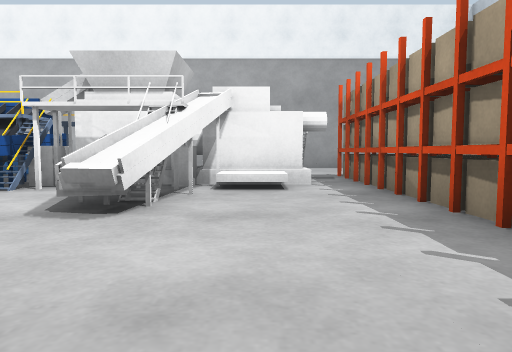
View 1 (above)

21 first-person views from a walk through a world built for the Gazebo simulator. The camera is 0.13 m above the floor, tilts 4° down and sees 70° across. The floor is counted in squares, 0.2 m on a side. Each view is taken from the middle of a square. On the plan, view 1 faces up. The plan holds only what a view shows up to about 11 squares ahead; the rest is blank. The place goes on beyond the plan.

View 2
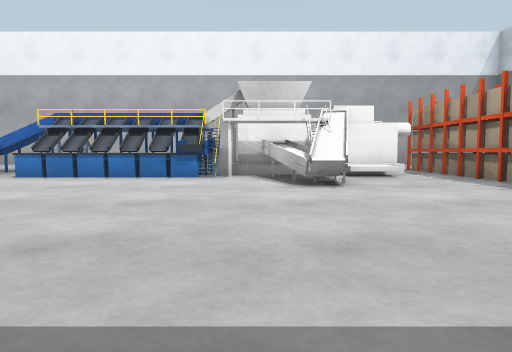

View 3
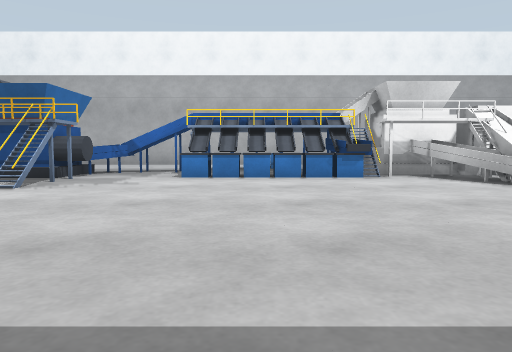

View 4
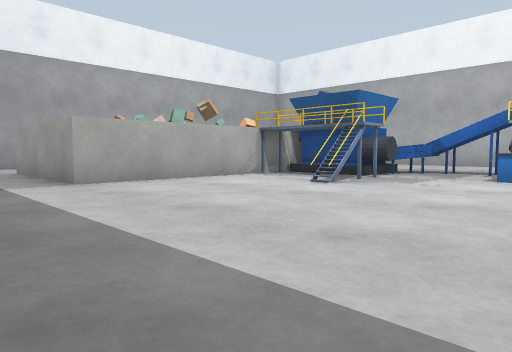

View 5
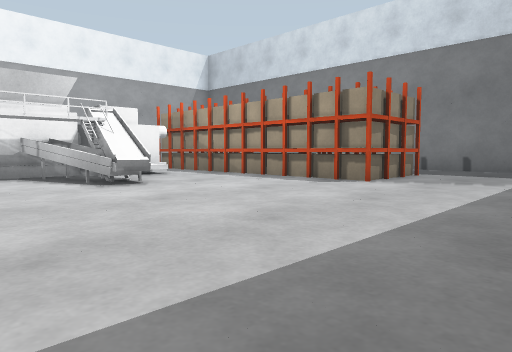

View 6
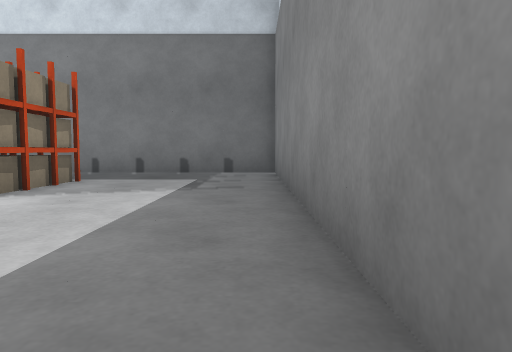

View 7
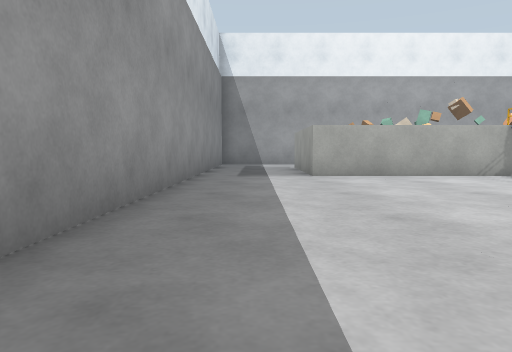

View 8
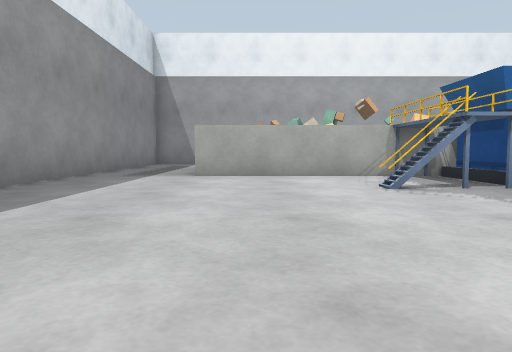

View 9
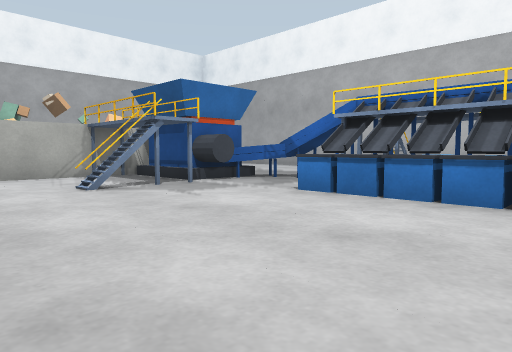

View 10
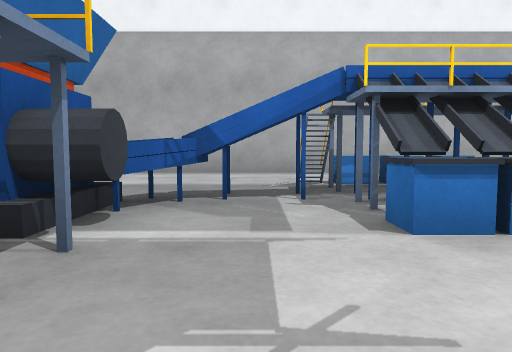

View 11
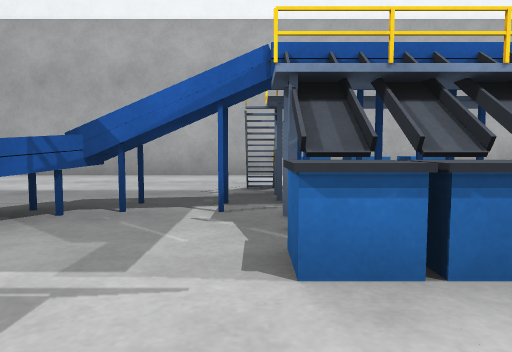

View 12
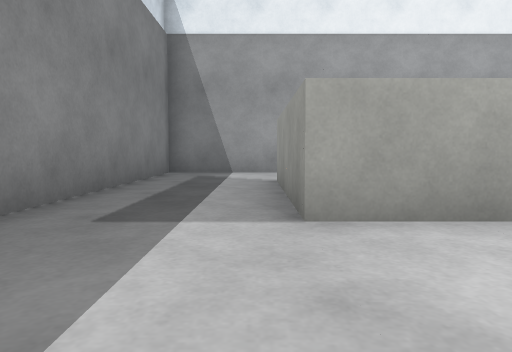

View 13
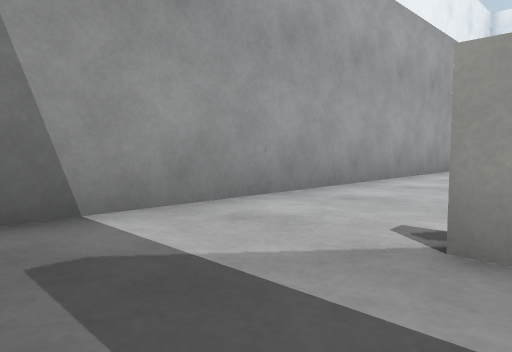

View 14
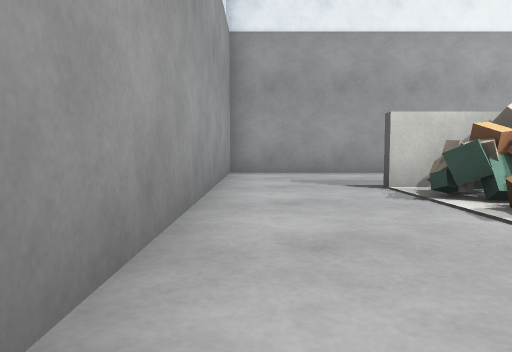

View 15
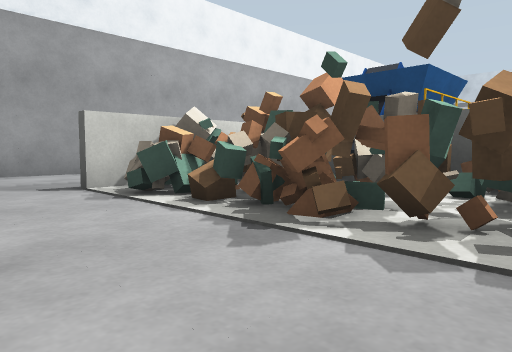

View 16
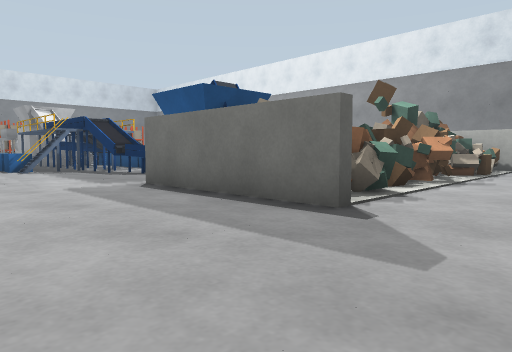

View 17
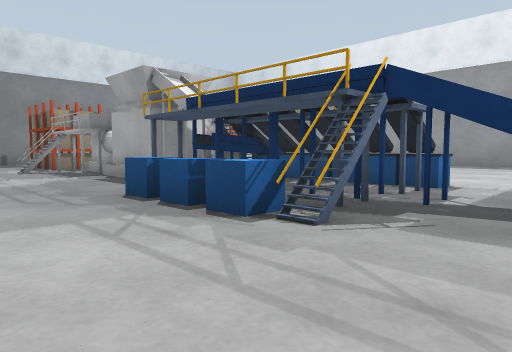

View 18
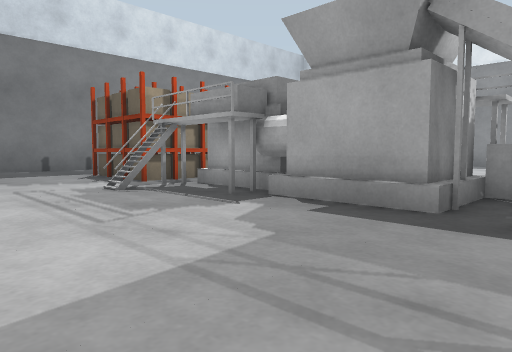

View 19
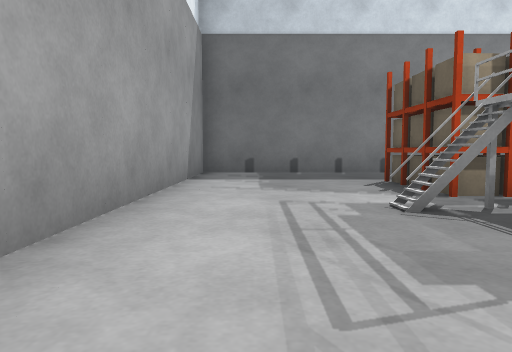

View 20
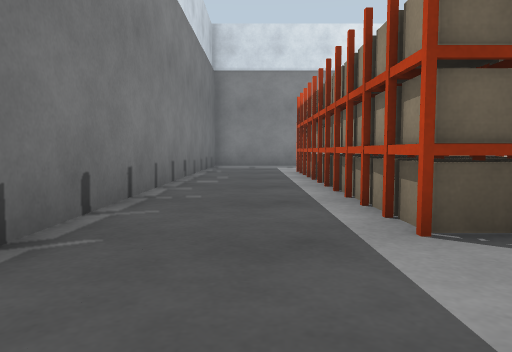

View 21
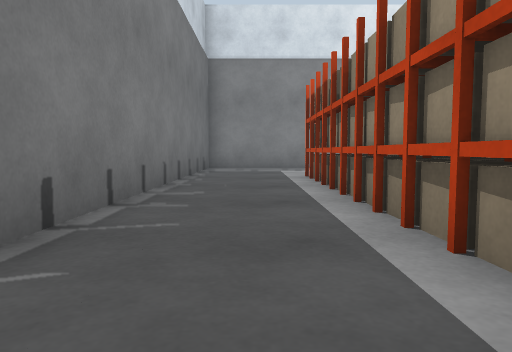

### Floor plan
Key: @ floor where view 1 was taken; # wall or solid block; . floor; = window, fence, low wall or low ledge; T thing the floor can be seen under or through; B grey box; O other object.
Columns run from 22 left of view 1 to 8 right of it. Each row starts with its distance up from view 1.
 14 #############################B#
 13 O....  ........  .............B
 12 #.............................#
 11 #.............................#
 10 #............T===......O......#
  9 #...####.....T..  OOOOOO####..#
  8 #...## #  .TTTT###OOOOOO####..#
  7 #...####OOOO.TT####OOOOO####..#
  6 #...####OOOO.=#####.OOO.####..#
  5 #...#####..O........OO..####..#
  4 #...###=...O........OO..####..#
  3 #...####................####..#
  2 #...#  #................####..#
  1 #...#  #................####..#
  0 #...##=#..............@.......#
 -1 #.............................#
 -2 #.............................#
 -3 #.............................#
 -4 ################    #########O#

Positions as (right, up) in squares from view 1, and headings:
1: (0, 0), facing up
2: (-3, -3), facing up
3: (-7, -3), facing up
4: (-7, -3), facing up-left
5: (-5, -3), facing up-right
6: (-3, -3), facing right
7: (-5, -2), facing left
8: (-5, 1), facing left
9: (-5, 1), facing up-left
10: (-10, 3), facing up
11: (-9, 4), facing up
12: (-11, -1), facing left
13: (-18, -3), facing up-left
14: (-21, 3), facing up
15: (-21, 3), facing up-right
16: (-21, 13), facing down-right
17: (-11, 13), facing down-right
18: (-5, 13), facing down-right
19: (-3, 12), facing right
20: (6, 12), facing down
21: (6, 10), facing down
